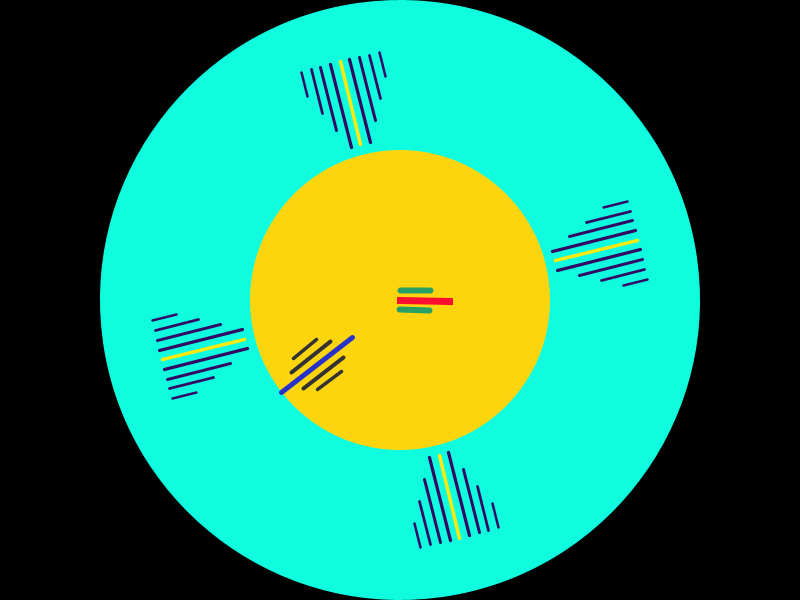
Frame 1 (no input)
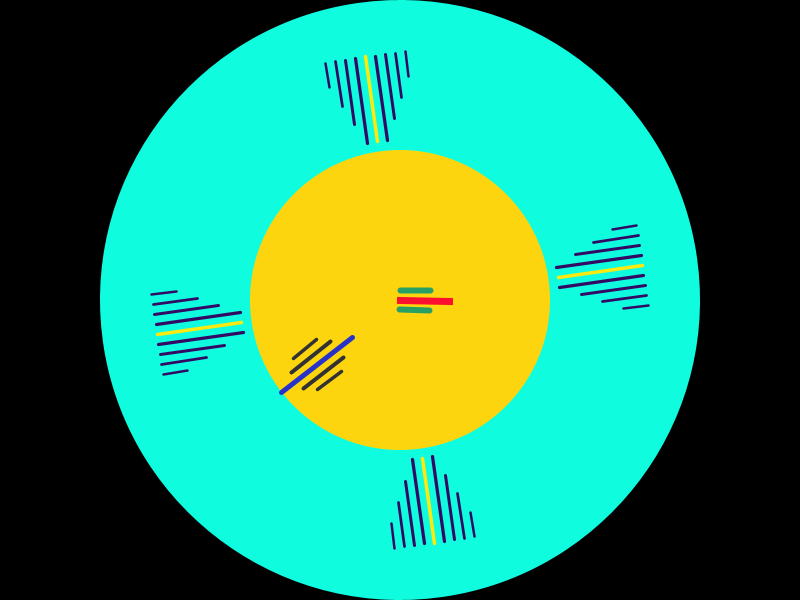
Frame 60 (the mouse pressed at the canvas centre just before this capture)
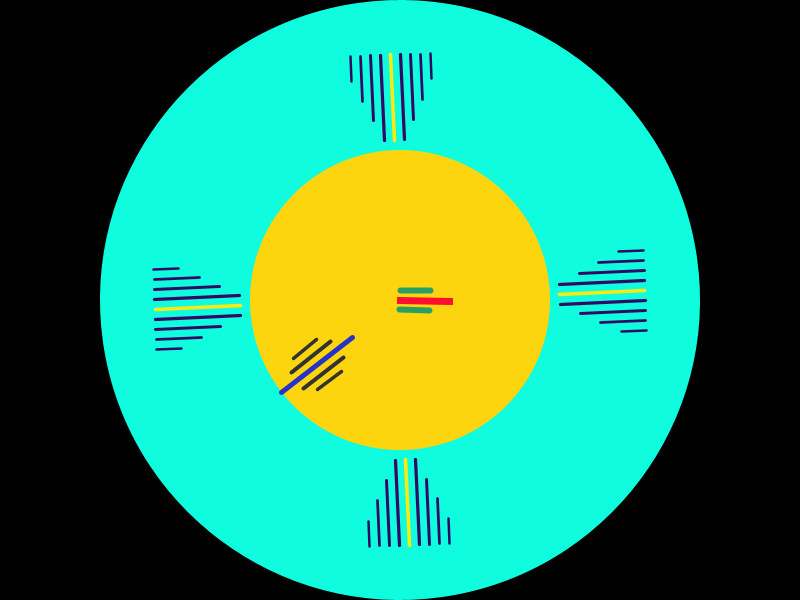
Frame 120 (the mouse held since frame 60 and released just before this capture)

The Processing sketch that drew these frames (run headless with seeded random() and noise(); from frame 60 on, the mouse is pressed at the canvas centre):

// Processing sketch: processing_173638
// ── processing_173638.pde

int hours;
int minutes;
int seconds;

void setup(){
  size(800, 600);
  background(0);
  smooth();
}
 
void draw(){
 hours = hour();
 minutes = minute();
 seconds = second();
 println(hours + " " + minutes + " " + seconds);
  if(hours > 12) {
   hours -= 12;
 }
 
 background(0);
 translate(400,300);
 rotate(CENTER);
 fill(#0FFCDF);       
 noStroke();
 ellipse(0,0,600,600);
 //circulo
   fill(#FCD50F);       
 noStroke();
 ellipse(0,0,300,300);
 
 //puntero rojo (hora)
  strokeWeight(7);
  stroke(#FC0F2F);
  pushMatrix();
  rotate(radians(5 * hours));
  rect(0,0,-50,0);
  popMatrix();
   //rodea al puntro rojo
  strokeWeight(6);
  stroke(40,160,100);
  pushMatrix();
  rotate(radians(5 * hours)); 
  line(0,-10,-30,-10);
  popMatrix();
   
  strokeWeight(6);
  stroke(40,160,100);
  pushMatrix();
  rotate(radians(5 * hours)); 
  line(0,10,-30,10);
  popMatrix();
   //puntero minutos (medio)
  strokeWeight(5);
  stroke(39,50,200);
  pushMatrix();
  rotate(radians(6 * minutes));
  line(-150,0,-60,0);
  popMatrix();
   //punteros rodean al del medio (minutos)
  strokeWeight(4);
  stroke(50,50,50);
  pushMatrix();
  rotate(radians(6 * minutes));
  line(-130,-10,-80,-10);
  popMatrix();
   
  strokeWeight(4);
  stroke(50,50,50);
  pushMatrix();
  rotate(radians(6 * minutes));
  line(-130,10,-80,10);
  popMatrix();
   
  strokeWeight(3.5);
  stroke(50,50,50);
  pushMatrix();
  rotate(radians(6 * minutes));
  line(-120,-20,-90,-20);
  popMatrix();
   
  strokeWeight(3.5);
  stroke(50,50,50);
  pushMatrix();
  rotate(radians(6 * minutes));
  line(-120,20,-90,20);
  popMatrix();
  //Punteros segundos(rodean el circulo)
  strokeWeight(3.5);
  stroke(#FCE90F);
  pushMatrix();
  rotate(radians(6 * seconds));
  line(246,0,160,0);
  popMatrix();
   
  strokeWeight(3.25);
  stroke(50,10,100);
  pushMatrix();
  rotate(radians(6 * seconds));
  line(245,-10,160,-10);
  popMatrix();
   
  strokeWeight(3);
  stroke(50,10,100);
  pushMatrix();
  rotate(radians(6 * seconds));
  line(245,-20,180,-20);
  popMatrix();
   
  strokeWeight(2.75);
  stroke(50,10,100);
  pushMatrix();
  rotate(radians(6 * seconds));
  line(245,-30,200,-30);
  popMatrix();
   
  strokeWeight(2.5);
  stroke(50,10,100);
  pushMatrix();
  rotate(radians(6 * seconds));
  line(245,-40,220,-40);
  popMatrix();
   
  strokeWeight(3.25);
  stroke(50,10,100);
  pushMatrix();
  rotate(radians(6 * seconds));
  line(245,10,160,10);
  popMatrix();
   
  strokeWeight(3);
  stroke(50,10,100);
  pushMatrix();
  rotate(radians(6 * seconds));
  line(245,20,180,20);
  popMatrix();
   
  strokeWeight(2.75);
  stroke(50,10,100);
  pushMatrix();
  rotate(radians(6 * seconds));
  line(245,30,200,30);
  popMatrix();
   
  strokeWeight(2.5);
  stroke(50,10,100);
  pushMatrix();
  rotate(radians(6 * seconds));
  line(245,40,220,40);
  popMatrix();
  
  strokeWeight(3.5);
  stroke(#FCE90F);
  pushMatrix();
  rotate(radians(6 * seconds));
  line(-246,0,-160,0);
  popMatrix();
   
  strokeWeight(3.25);
  stroke(50,10,100);
  pushMatrix();
  rotate(radians(6 * seconds));
  line(-245,10,-160,10);
  popMatrix();
   
  strokeWeight(3);
  stroke(50,10,100);
  pushMatrix();
  rotate(radians(6 * seconds));
  line(-245,20,-180,20);
  popMatrix();
  
  strokeWeight(2.75);
  stroke(50,10,100);
  pushMatrix();
  rotate(radians(6 * seconds));
  line(-245,30,-200,30);
  popMatrix();
   
  strokeWeight(2.5);
  stroke(50,10,100);
  pushMatrix();
  rotate(radians(6 * seconds));
  line(-245,40,-220,40);
  popMatrix();
   
  strokeWeight(3.25);
  stroke(50,10,100);
  pushMatrix();
  rotate(radians(6 * seconds));
  line(-245,-10,-160,-10);
  popMatrix();
   
  strokeWeight(3);
  stroke(50,10,100);
  pushMatrix();
  rotate(radians(6 * seconds));
  line(-245,-20,-180,-20);
  popMatrix();
   
  strokeWeight(2.75);
  stroke(50,10,100);
  pushMatrix();
  rotate(radians(6 * seconds));
  line(-245,-30,-200,-30);
  popMatrix();
   
  strokeWeight(2.5);
  stroke(50,10,100);
  pushMatrix();
  rotate(radians(6 * seconds));
  line(-245,-40,-220,-40);
  popMatrix();
   
  strokeWeight(3.5);
  stroke(#FCE90F);
  pushMatrix();
  rotate(radians(6 * seconds));
  line(0,245,0,160);
  popMatrix();
   
  strokeWeight(3.25);
  stroke(50,10,100);
  pushMatrix();
  rotate(radians(6 * seconds));
  line(10,245,10,160);
  popMatrix();
   
  strokeWeight(3);
  stroke(50,10,100);
  pushMatrix();
  rotate(radians(6 * seconds));
  line(20,245,20,180);
  popMatrix();
   
  strokeWeight(2.75);
  stroke(50,10,100);
  pushMatrix();
  rotate(radians(6 * seconds));
  line(30,245,30,200);
  popMatrix();
   
  strokeWeight(2.5);
  stroke(50,10,100);
  pushMatrix();
  rotate(radians(6 * seconds));
  line(40,245,40,220);
  popMatrix();
   
  strokeWeight(3.25);
  stroke(50,10,100);
  pushMatrix();
  rotate(radians(6 * seconds));
  line(-10,245,-10,160);
  popMatrix();
   
  strokeWeight(3);
  stroke(50,10,100);
  pushMatrix();
  rotate(radians(6 * seconds));
  line(-20,245,-20,180);
  popMatrix();
   
  strokeWeight(2.75);
  stroke(50,10,100);
  pushMatrix();
  rotate(radians(6 * seconds));
  line(-30,245,-30,200);
  popMatrix();
   
  strokeWeight(2.5);
  stroke(50,10,100);
  pushMatrix();
  rotate(radians(6 * seconds));
  line(-40,245,-40,220);
  popMatrix();
   
  strokeWeight(3.5);
  stroke(#FCE90F);
  pushMatrix();
  rotate(radians(6 * seconds));
  line(0,-245,0,-160);
  popMatrix();
 
  strokeWeight(3.25);
  stroke(50,10,100);
  pushMatrix();
  rotate(radians(6 * seconds));
  line(-10,-245,-10,-160);
  popMatrix();
 
  strokeWeight(3);
  stroke(50,10,100);
  pushMatrix();
  rotate(radians(6 * seconds));
  line(-20,-245,-20,-180);
  popMatrix();
   
  strokeWeight(2.75);
  stroke(50,10,100);
  pushMatrix();
  rotate(radians(6 * seconds));
  line(-30,-245,-30,-200);
  popMatrix();  
     
  strokeWeight(2.5);
  stroke(50,10,100);
  pushMatrix();
  rotate(radians(6 * seconds));
  line(-40,-245,-40,-220);
  popMatrix();
  
  strokeWeight(3.25);
  stroke(50,10,100);
  pushMatrix();
  rotate(radians(6 * seconds));
  line(10,-245,10,-160);
  popMatrix();
     
  strokeWeight(3);
  stroke(50,10,100);
  pushMatrix();
  rotate(radians(6 * seconds));
  line(20,-245,20,-180);
  popMatrix();
      
  strokeWeight(2.75);
  stroke(50,10,100);
  pushMatrix();
  rotate(radians(6 * seconds));
  line(30,-245,30,-200);
  popMatrix();
    
  strokeWeight(2.5);
  stroke(50,10,100);
  pushMatrix();
  rotate(radians(6 * seconds));
  line(40,-245,40,-220);
  popMatrix();
   
   
}
